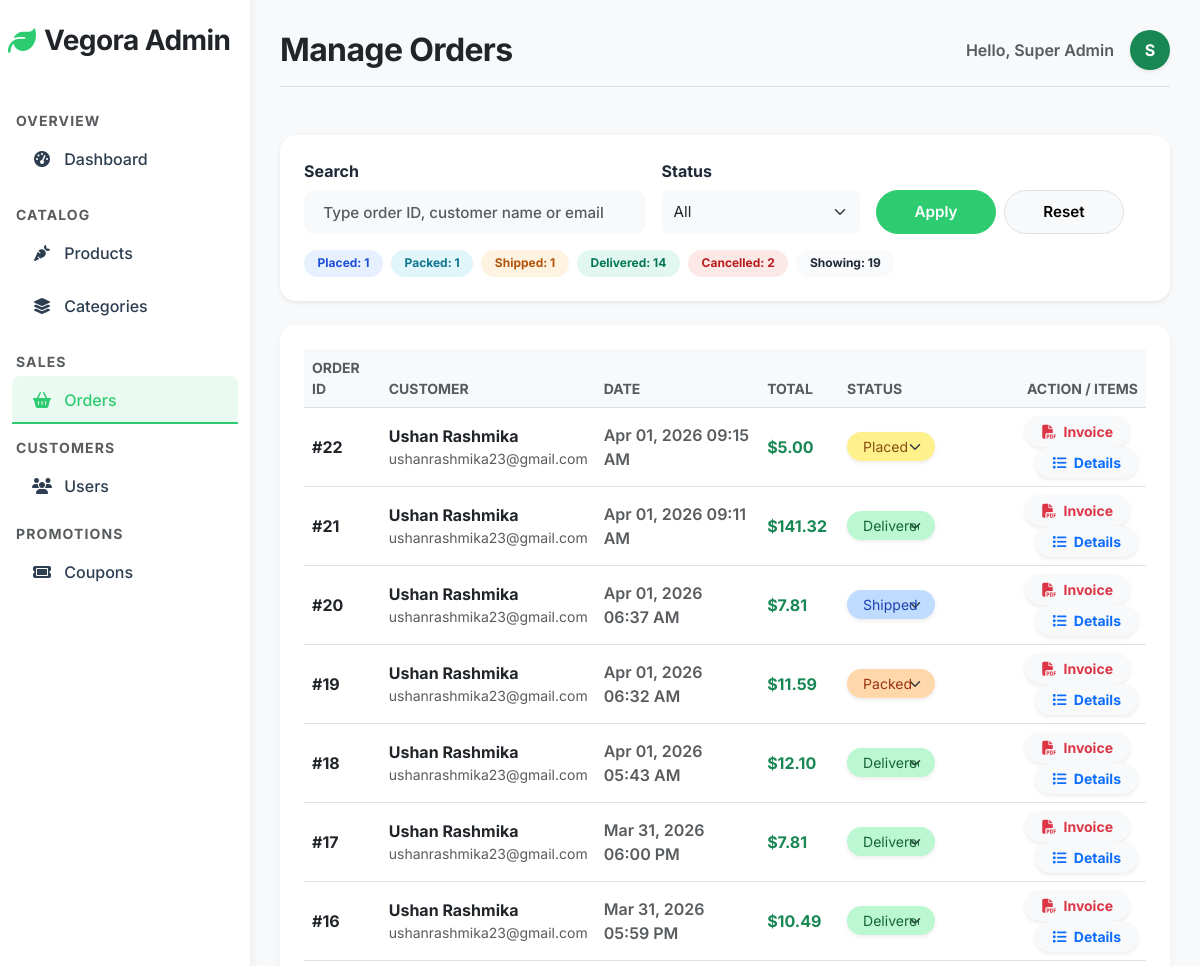
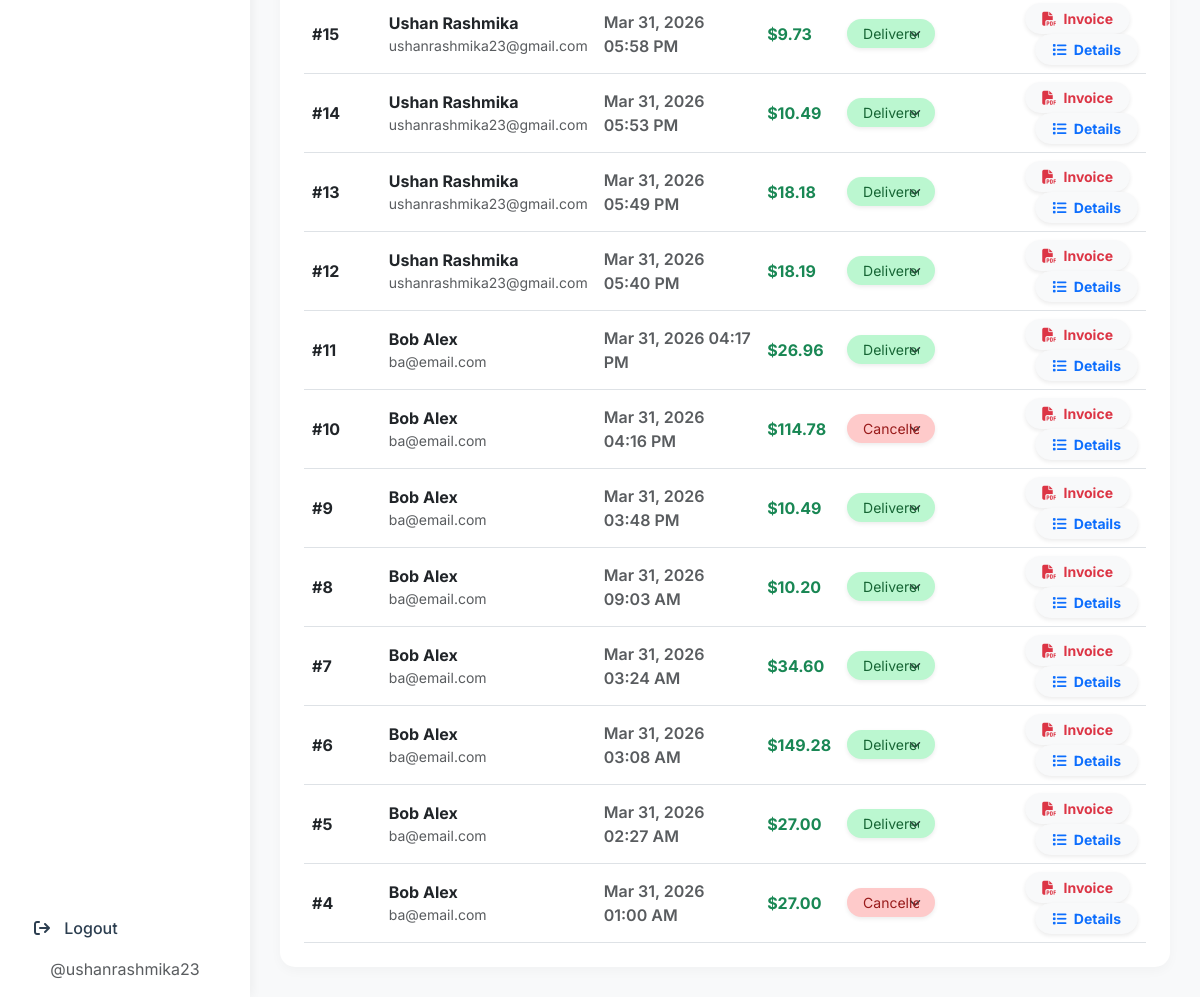
The app's page /admin/orders.php (signed in) with its own data (2 pictures, top to bottom).
### tables this page shows
CREATE TABLE `orders` (
  `id` int NOT NULL AUTO_INCREMENT,
  `user_id` int NOT NULL,
  `total` decimal(10,2) NOT NULL,
  `status` varchar(50) DEFAULT 'Pending',
  `created_at` timestamp NULL DEFAULT CURRENT_TIMESTAMP,
  PRIMARY KEY (`id`),
  KEY `user_id` (`user_id`),
  CONSTRAINT `orders_ibfk_1` FOREIGN KEY (`user_id`) REFERENCES `users` (`id`) ON DELETE CASCADE
);

CREATE TABLE `users` (
  `id` int NOT NULL AUTO_INCREMENT,
  `name` varchar(100) NOT NULL,
  `email` varchar(100) NOT NULL,
  `password` varchar(255) NOT NULL,
  `role` enum('customer','admin') DEFAULT 'customer',
  `created_at` timestamp NULL DEFAULT CURRENT_TIMESTAMP,
  PRIMARY KEY (`id`),
  UNIQUE KEY `email` (`email`)
);

### models/Order.php (called while the page is built, shortened)
<?php
class Order {
    private $pdo;
    public function __construct($pdo) {
        $this->pdo = $pdo;
    }
    public function getAllOrders() {
        $stmt = $this->pdo->query("
            SELECT o.*, u.name as user_name, u.email as user_email
            FROM orders o
            JOIN users u ON o.user_id = u.id
            ORDER BY o.created_at DESC
        ");
        return $stmt->fetchAll(PDO::FETCH_ASSOC);
    }
}
?>

### admin/orders.php (the view, shortened to what this page needs)
<?php
require_once __DIR__ . '/../config/db.php';
require_once __DIR__ . '/../models/Order.php';
$orderModel = new Order($pdo);
$orders = $orderModel->getAllOrders();
$statusFilter = trim((string)($_GET['status'] ?? 'all'));
$search = trim((string)($_GET['q'] ?? ''));
$orders = array_values(array_filter($orders, function ($o) use ($statusFilter, $search) {
  $matchesStatus = $statusFilter === 'all' || strcasecmp((string)$o['status'], $statusFilter) === 0;
  $haystack = strtolower((string)($o['id'] . ' ' . ($o['user_name'] ?? '') . ' ' . ($o['user_email'] ?? '')));
  $matchesSearch = $search === '' || strpos($haystack, strtolower($search)) !== false;
  return $matchesStatus && $matchesSearch;
}));
$statusSummary = ['Placed' => 0, 'Packed' => 0, 'Shipped' => 0, 'Delivered' => 0, 'Cancelled' => 0];
foreach ($orders as $o) {
  if (isset($statusSummary[$o['status']])) {
    $statusSummary[$o['status']]++;
  }
}
function statusSummaryBadgeClass(string $status): string {
  return match ($status) {
    'Placed' => 'badge-chip-primary',
    'Packed' => 'badge-chip-info',
    'Shipped' => 'badge-chip-warning',
    'Delivered' => 'badge-chip-success',
    'Cancelled' => 'badge-chip-danger',
    default => 'badge-chip-neutral'
  };
}
require_once __DIR__ . '/includes/header.php';
?>
  <?php require_once __DIR__ . '/includes/sidebar.php'; ?>
  <main class="main-content">
    <?php require_once __DIR__ . '/includes/topbar.php'; ?>
    <div class="card border-0 shadow-sm rounded-4 p-4 mb-4 bg-white">
      <form method="GET" class="row g-3 align-items-end admin-filter-grid">
        <div class="col-lg-5 col-md-6">
          <label class="form-label fw-bold">Search</label>
          <input type="text" id="ordersFilterSearch" name="q" class="form-control admin-filter-control bg-light border-0" value="<?php echo htmlspecialchars($search); ?>" placeholder="Type order ID, customer name or email">
        </div>
        <div class="col-lg-3 col-md-6">
          <label class="form-label fw-bold">Status</label>
          <select id="ordersFilterStatus" name="status" class="form-select admin-filter-control bg-light border-0">
            <option value="all" <?php echo $statusFilter === 'all' ? 'selected' : ''; ?>>All</option>
          </select>
        </div>
        <div class="col-lg-4 col-md-12 admin-filter-actions">
          <button type="button" class="btn btn-primary admin-filter-btn rounded-pill px-4" id="ordersFilterApply">Apply</button>
          <a href="orders.php" class="btn btn-light border admin-filter-btn rounded-pill px-4">Reset</a>
        </div>
      </form>
      <div class="d-flex flex-wrap gap-2 mt-3">
        <?php foreach ($statusSummary as $st => $cnt): ?>
          <span class="badge badge-chip <?php echo statusSummaryBadgeClass($st); ?>" data-status-summary="<?php echo htmlspecialchars($st); ?>"><?php echo $st; ?>: <?php echo (int)$cnt; ?></span>
        <?php endforeach; ?>
        <span class="badge badge-chip badge-chip-neutral" id="ordersVisibleCount">Showing: <?php echo count($orders); ?></span>
      </div>
    </div>
    <div class="card card-stat bg-white h-100 p-4">
      <div class="table-responsive">
        <table class="table table-hover align-middle mb-0">
          <thead class="table-light">
            <tr>
              <th scope="col" class="text-uppercase text-muted fw-bold small">Order ID</th>
              <th scope="col" class="text-uppercase text-muted fw-bold small">Customer</th>
              <th scope="col" class="text-uppercase text-muted fw-bold small">Date</th>
              <th scope="col" class="text-uppercase text-muted fw-bold small">Total</th>
              <th scope="col" class="text-uppercase text-muted fw-bold small">Status</th>
              <th scope="col" class="text-uppercase text-muted fw-bold small text-end">Action / Items</th>
            </tr>
          </thead>
          <tbody>
            <?php foreach ($orders as $o): ?>
            <tr data-order-id="<?php echo (int)$o['id']; ?>" data-customer="<?php echo htmlspecialchars(strtolower((string)$o['user_name'])); ?>" data-email="<?php echo htmlspecialchars(strtolower((string)$o['user_email'])); ?>" data-status="<?php echo htmlspecialchars(strtolower((string)$o['status'])); ?>">
              <td><span class="fw-bold text-dark">#<?php echo $o['id']; ?></span></td>
              <td>
                <div class="fw-bold text-dark"><?php echo htmlspecialchars($o['user_name']); ?></div>
                <div class="small text-muted"><?php echo htmlspecialchars($o['user_email']); ?></div>
              </td>
              <td><span class="text-muted fw-semibold"><?php echo date('M d, Y h:i A', strtotime($o['created_at'])); ?></span></td>
              <td class="fw-bold text-success">$<?php echo number_format($o['total'], 2); ?></td>
              <td>
                <form action="../controllers/orderController.php?action=update_status" method="POST" class="m-0">
                  <?php $bgColorClass = "custom-status-bg-" . $o['status']; ?>
                  <select name="status" class="form-select form-select-sm rounded-pill border-0 shadow-sm px-3 <?php echo $bgColorClass; ?>" onchange="this.form.submit()">
                    <option value="Placed" <?php echo $o['status'] === 'Placed' ? 'selected' : ''; ?>>Placed</option>
                    <option value="Packed" <?php echo $o['status'] === 'Packed' ? 'selected' : ''; ?>>Packed</option>
                    <option value="Shipped" <?php echo $o['status'] === 'Shipped' ? 'selected' : ''; ?>>Shipped</option>
                    <option value="Delivered" <?php echo $o['status'] === 'Delivered' ? 'selected' : ''; ?>>Delivered</option>
                    <option value="Cancelled" <?php echo $o['status'] === 'Cancelled' ? 'selected' : ''; ?>>Cancelled</option>
                  </select>
                </form>
              </td>
              <td class="text-end">
                 <a href="../download_invoice.php?order_id=<?php echo $o['id']; ?>" class="btn btn-sm btn-light text-danger rounded-pill shadow-sm px-3 fw-bold me-2">
                   <i class="fa-solid fa-file-pdf me-1"></i> Invoice
                 </a>
                <button class="btn btn-sm btn-light text-primary rounded-pill shadow-sm px-3 fw-bold" data-bs-toggle="modal" data-bs-target="#orderModal<?php echo $o['id']; ?>">
                   <i class="fa-solid fa-list me-1"></i> Details
                </button>
              </td>
            </tr>
            <?php endforeach; ?>
          </tbody>
        </table>
      </div>
    </div>
  </main>
</body>
</html>

### css/style.css (style rules this page uses)
:root { --vegi-green: #2ecc71; --vegi-green-hover: #27ae60; --vegi-light: #f8f9fa; --vegi-dark: #2c3e50; --vegi-shadow: 0 8px 24px rgba(0, 0, 0, 0.06); --vegi-shadow-hover: 0 16px 32px rgba(0, 0, 0, 0.12); --vegi-radius: 20px; --vegi-radius-sm: 10px; }
body { font-family: 'Inter', system-ui, -apple-system, sans-serif; background-color: #ffffff; color: var(--vegi-dark); -webkit-font-smoothing: antialiased; }
.btn-primary { background-color: var(--vegi-green) !important; border-color: var(--vegi-green) !important; color: #fff; border-radius: var(--vegi-radius-sm); padding: 0.75rem 1.75rem; font-weight: 600; transition: all 0.3s cubic-bezier(0.4, 0, 0.2, 1); }
.form-label { font-weight: 600; color: var(--vegi-dark); margin-bottom: 0.5rem; }
.form-control { border-radius: var(--vegi-radius-sm); padding: 0.8rem 1.2rem; border: 2px solid #f3f4f6; background-color: #f9fafb; font-weight: 500; transition: all 0.3s ease; }

### admin/includes/header.php (style rules this page uses)
:root { --vegi-green: #2ecc71; --sidebar-width: 250px; }
body { font-family: 'Inter', sans-serif; background-color: #f8f9fa; }
.main-content { margin-left: var(--sidebar-width); padding: 30px; }
.card-stat { border: none; border-radius: 15px; box-shadow: 0 4px 12px rgba(0,0,0,0.03); }
.custom-status-bg-Placed { background-color: #fef08a; color: #854d0e; }
.custom-status-bg-Packed { background-color: #fed7aa; color: #9a3412; }
.custom-status-bg-Shipped { background-color: #bfdbfe; color: #1e40af; }
.custom-status-bg-Delivered { background-color: #bbf7d0; color: #166534; }
.custom-status-bg-Cancelled { background-color: #fecaca; color: #991b1b; }
.main-content .form-label, .main-content label { color: #1f2937 !important; font-weight: 700; }
.badge-chip { border-radius: 999px; padding: 0.45rem 0.85rem; font-weight: 700; border: 0; line-height: 1; }
.badge-chip-neutral { background: #f8fafc; color: #1f2937; }
.badge-chip-primary { background: rgba(59,130,246,0.12); color: #1d4ed8; }
.badge-chip-success { background: rgba(16,185,129,0.12); color: #047857; }
.badge-chip-info { background: rgba(6,182,212,0.12); color: #0e7490; }
.badge-chip-warning { background: rgba(245,158,11,0.12); color: #b45309; }
.badge-chip-danger { background: rgba(239,68,68,0.12); color: #b91c1c; }
.main-content .badge { border: 0 !important; }
.admin-filter-grid .form-label { margin-bottom: 0.45rem; }
.admin-filter-actions { display: flex; align-items: end; gap: 0.5rem; height: 100%; }
.admin-filter-control { min-height: 44px; height: 44px; padding-top: 0.55rem; padding-bottom: 0.55rem; font-size: 0.95rem; }
.admin-filter-btn { min-height: 44px; height: 44px; min-width: 120px; display: inline-flex; align-items: center; justify-content: center; white-space: nowrap; font-size: 0.95rem; font-weight: 600; }

### records on screen
orders: id "22", user.name "Ushan Rashmika", user.email "ushanrashmika23@gmail.com", created_at "Apr 01, 2026 09:15 AM", total "5.00", status "Placed"
orders: id "21", user.name "Ushan Rashmika", user.email "ushanrashmika23@gmail.com", created_at "Apr 01, 2026 09:11 AM", total "141.32", status "Delivered"
orders: id "20", user.name "Ushan Rashmika", user.email "ushanrashmika23@gmail.com", created_at "Apr 01, 2026 06:37 AM", total "7.81", status "Shipped"
orders: id "19", user.name "Ushan Rashmika", user.email "ushanrashmika23@gmail.com", created_at "Apr 01, 2026 06:32 AM", total "11.59", status "Packed"
orders: id "18", user.name "Ushan Rashmika", user.email "ushanrashmika23@gmail.com", created_at "Apr 01, 2026 05:43 AM", total "12.10", status "Delivered"
orders: id "17", user.name "Ushan Rashmika", user.email "ushanrashmika23@gmail.com", created_at "Mar 31, 2026 06:00 PM", total "7.81", status "Delivered"
orders: id "16", user.name "Ushan Rashmika", user.email "ushanrashmika23@gmail.com", created_at "Mar 31, 2026 05:59 PM", total "10.49", status "Delivered"
orders: id "15", user.name "Ushan Rashmika", user.email "ushanrashmika23@gmail.com", created_at "Mar 31, 2026 05:58 PM", total "9.73", status "Delivered"
orders: id "14", user.name "Ushan Rashmika", user.email "ushanrashmika23@gmail.com", created_at "Mar 31, 2026 05:53 PM", total "10.49", status "Delivered"
orders: id "13", user.name "Ushan Rashmika", user.email "ushanrashmika23@gmail.com", created_at "Mar 31, 2026 05:49 PM", total "18.18", status "Delivered"
orders: id "12", user.name "Ushan Rashmika", user.email "ushanrashmika23@gmail.com", created_at "Mar 31, 2026 05:40 PM", total "18.19", status "Delivered"
orders: id "11", user.name "Bob Alex", user.email "ba@email.com", created_at "Mar 31, 2026 04:17 PM", total "26.96", status "Delivered"
orders: id "10", user.name "Bob Alex", user.email "ba@email.com", created_at "Mar 31, 2026 04:16 PM", total "114.78", status "Cancelled"
orders: id "9", user.name "Bob Alex", user.email "ba@email.com", created_at "Mar 31, 2026 03:48 PM", total "10.49", status "Delivered"
orders: id "8", user.name "Bob Alex", user.email "ba@email.com", created_at "Mar 31, 2026 09:03 AM", total "10.20", status "Delivered"
orders: id "7", user.name "Bob Alex", user.email "ba@email.com", created_at "Mar 31, 2026 03:24 AM", total "34.60", status "Delivered"
orders: id "6", user.name "Bob Alex", user.email "ba@email.com", created_at "Mar 31, 2026 03:08 AM", total "149.28", status "Delivered"
orders: id "5", user.name "Bob Alex", user.email "ba@email.com", created_at "Mar 31, 2026 02:27 AM", total "27.00", status "Delivered"
orders: id "4", user.name "Bob Alex", user.email "ba@email.com", created_at "Mar 31, 2026 01:00 AM", total "27.00", status "Cancelled"

### other values on screen
$pageHeader "Manage Orders"
$_SESSION['user_name'] "Super Admin"
substr($_SESSION['user_name'] ?? 'A', 0, 1) "S"
